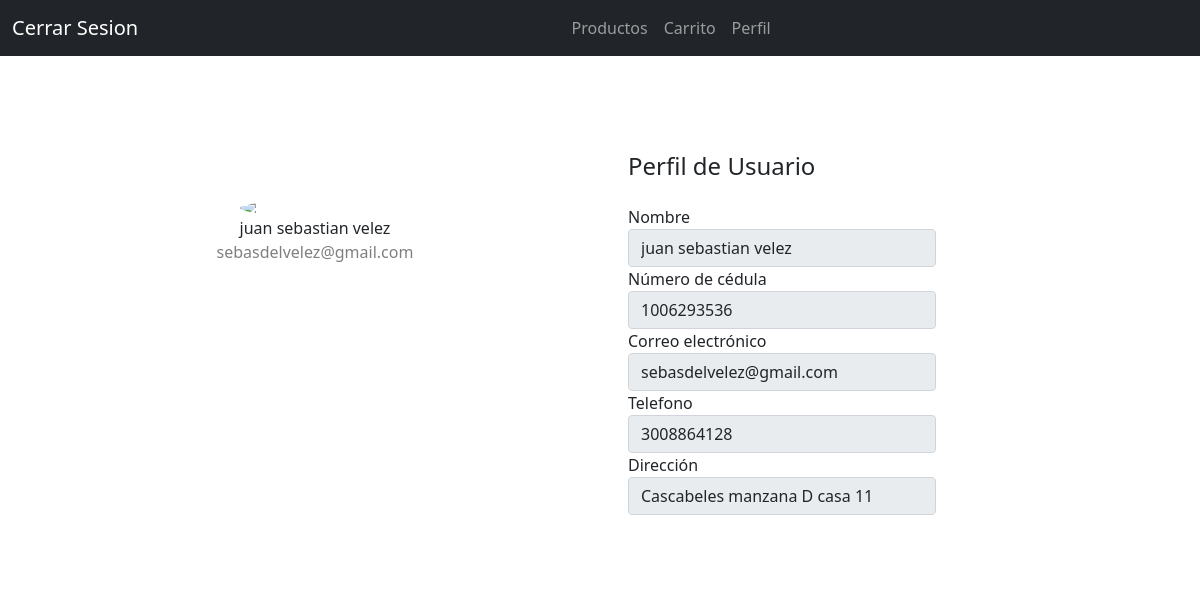
Page /perfil/2 on the committed database.
### index.py (models this page shows)
class Usuario(db.Model):
    id = db.Column(db.Integer, primary_key=True)
    nombre = db.Column(db.String(80))
    cedula = db.Column(db.String(80), unique=True)
    correo = db.Column(db.String(120))
    contrasena = db.Column(db.String(80))
    tarjeta = db.Column(db.String(80))
    codigo = db.Column(db.String(80))
    fecha = db.Column(db.String(80))
    direccion = db.Column(db.String(200))
    telefono = db.Column(db.String(80))
    carrito = db.column(db.String(1000))

### index.py (the view)
@app.route('/perfil/<idu>', methods=['POST', 'GET'])
def perfil(idu):
    usuario = Usuario.query.filter_by(id=idu).first()
    if request.method == 'POST':
        return render_template('perfil.html', usuario=usuario)
    else:
        return render_template('perfil.html', usuario=usuario)

### templates/perfil.html (shortened to what this page needs)
<!DOCTYPE html>
<html lang="en">
<head>
    <link rel="stylesheet" href="https://cdn.jsdelivr.net/npm/bootstrap@5.0.0-alpha1/dist/css/bootstrap.min.css">
    <link href="https://cdn.jsdelivr.net/npm/bootstrap@5.1.3/dist/css/bootstrap.min.css" rel="stylesheet"
>
</head>
<body>
    <nav class="navbar navbar-expand-md navbar-dark bg-dark">
        <div class="container-fluid">
            <a class="navbar-brand" href="/">Cerrar Sesion</a>
            <div class="collapse navbar-collapse" id="navbarNav">
                <ul class="navbar-nav mx-auto">
                    <li class="nav-item">
                        <a class="nav-link" href="{{ url_for('productos', idu=usuario.id) }}">Productos</a>
                    </li>
                    <li class="nav-item">
                        <a class="nav-link" href="{{ url_for('carrito', idu=usuario.id) }}">Carrito</a>
                    </li>
                    <li class="nav-item">
                        <a class="nav-link" href="">Perfil</a>
                    </li>
                </ul>
            </div>
        </div>
    </nav>
    <div class="container rounded bg-white mt-5 mb-5">
        <div class="row">
            <div class="col-md-6">
                <div class="d-flex flex-column align-items-center text-center py-5">
                    <img class="rounded-circle mt-5" width="150px"
                        src="https://st3.depositphotos.com/15648834/17930/v/600/depositphotos_179308454-stock-illustration-unknown-person-silhouette-glasses-profile.jpg">
                    <span class="font-weight-bold">{{usuario.nombre}}</span><span
                        class="text-black-50">{{usuario.correo}}</span>
                </div>
            </div>
            <div class="col-md-5">
                <div class="p-3 py-5">
                    <div class="d-flex align-items-center mb-3">
                        <h4 class="text-center">Perfil de Usuario</h4>
                    </div>
                    <div class="row mt-3">
                        <div class="col-md-9"><label class="labels">Nombre</label><input class="form-control"
                                value="{{usuario.nombre}}" readonly="readonly"></div>
                        <div class="col-md-9"><label class="labels">Número de cédula</label><input type="text"
                                class="form-control" value="{{usuario.cedula}}" readonly="readonly"></div>
                        <div class="col-md-9"><label class="labels">Correo electrónico</label><input type="text"
                                class="form-control" value="{{usuario.correo}}" readonly="readonly"></div>
                        <div class="col-md-9"><label class="labels">Telefono</label><input type="text"
                                class="form-control" value="{{usuario.telefono}}" readonly="readonly"></div>
                        <div class="col-md-9"><label class="labels">Dirección</label><input type="text"
                                class="form-control" value="{{usuario.direccion}}" readonly="readonly"></div>
                    </div>
                </div>
            </div>
        </div>
    </div>
</body>
</html>

### rows in the picture
Usuario: nombre "juan sebastian velez", correo "sebasdelvelez@gmail.com", cedula "1006293536", telefono "3008864128", direccion "Cascabeles manzana D casa 11"
